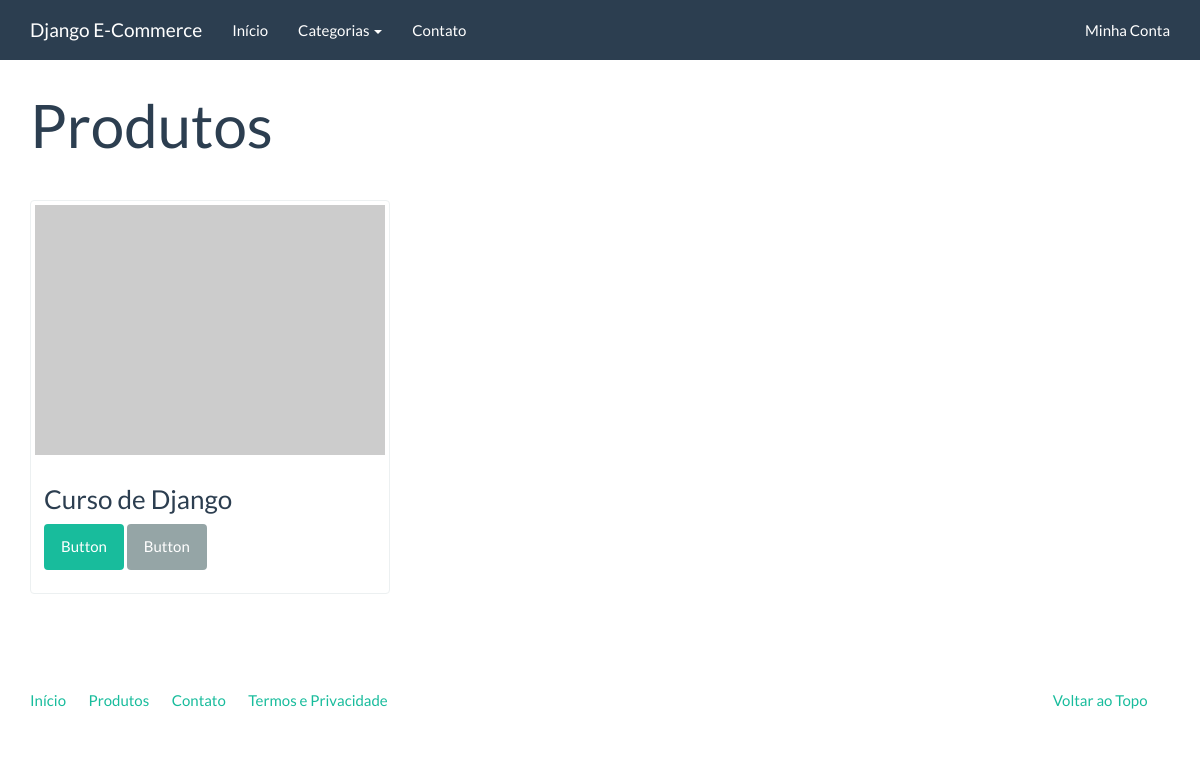
The page /produtos/ on the database as committed earlier.
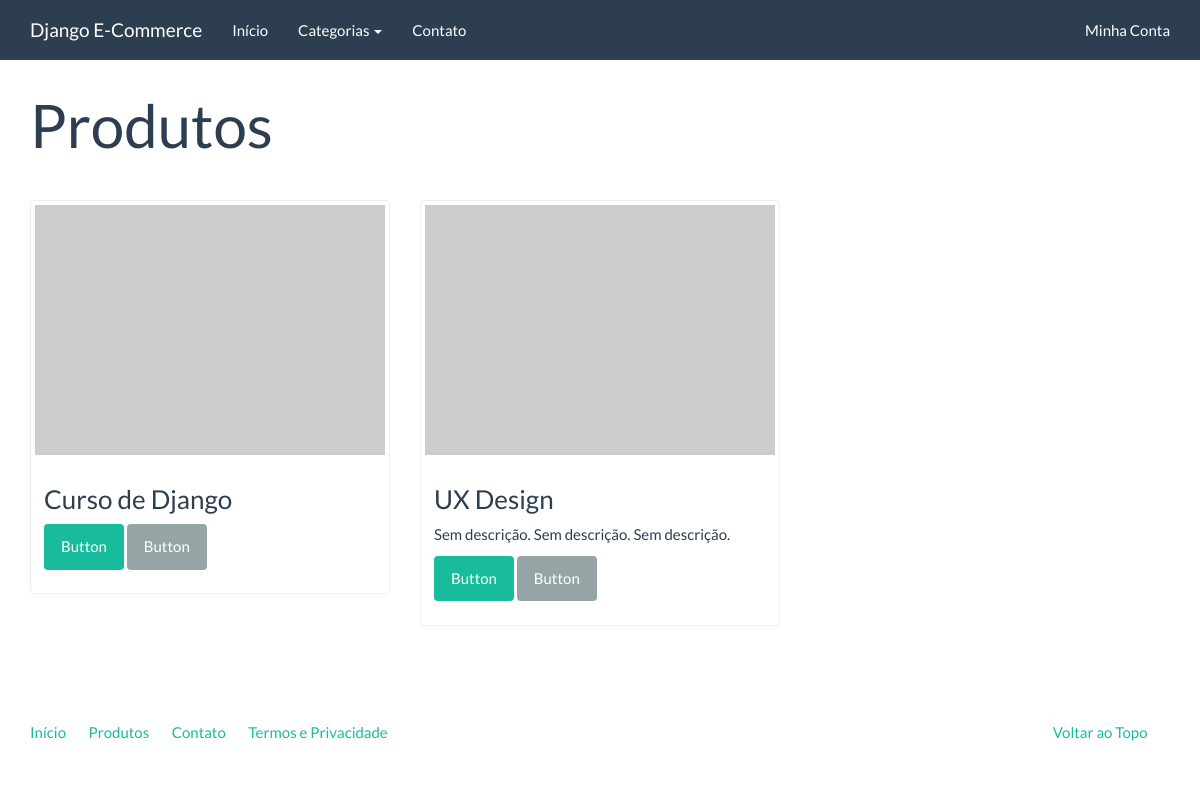
The same page on the database as committed later.
### catalog/models.py (models this page shows)
class Product(models.Model):
	name = models.CharField('nome', max_length=100)
	slug = models.SlugField('Identificador', max_length=100)
	category = models.ForeignKey('catalog.Category', verbose_name='Categoria')
	description = models.TextField('Descrição', blank=True)
	price = models.DecimalField('Preço', decimal_places=2, max_digits=8)
	created = models.DateTimeField('Criado em', auto_now_add=True)
	modified = models.DateTimeField('Modificado em', auto_now=True)
	class Meta:
		verbose_name = 'Produto'
		verbose_name_plural = 'Produtos'
		ordering = ['name']
	def __str__(self):
		return self.name

### catalog/views.py (the view)
def product_list(request):
	context = {
		'product_list': Product.objects.all()
	}
	return render(request, 'catalog/product_list.html',context)

### catalog/context_processors.py (called while the page is built)
def categories(request):
	return {
		'categories': Category.objects.all()
	}

### catalog/models.py (called while the page is built)
	def __str__(self):
		return self.name

### catalog/templates/catalog/product_list.html (shortened to what this page needs)
{% extends "base.html" %}
{% block container %}
<div class="page-header">
    <h1>Produtos</h1>
</div>
<div class="row">
    {% for product in product_list %}
        <div class="col-sm-6 col-md-4">
            <div class="thumbnail">
                <a href="#">
                    <img src="http://placehold.it/350x250" alt="" />
                </a>
                <div class="caption">
                    <h3>{{ product }}</h3>
                        {{ product.description|linebreaks }}
                    <p><a href="#" class="btn btn-success" role="button">Button</a> <a href="#" class="btn btn-default" role="button">Button</a></p>
                </div>
            </div>
        </div>
    {% endfor %}
</div>
{% endblock %}

Rows that differ between the two databases and show on the page:
added Product: name "UX Design", description "Sem descrição. Sem descrição. Sem descrição."
